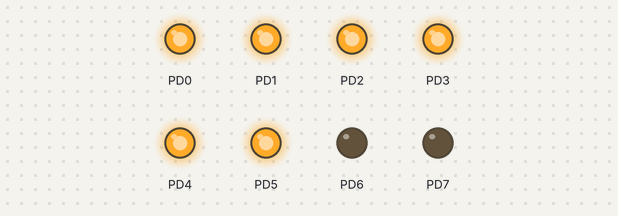
Simulated run of this program. Board: ATmega128, built with avr-gcc and emulated at 8 MHz. Parts: output pins drawn as LEDs (lit = HIGH).

Above: at 0.15 s.
At 0.75 s:
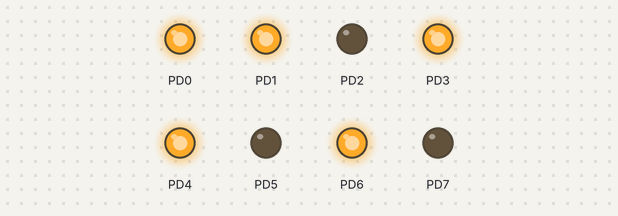
At 1.35 s:
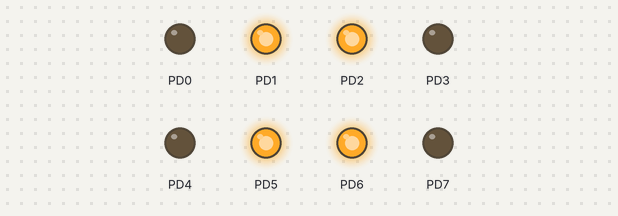
At 2.85 s:
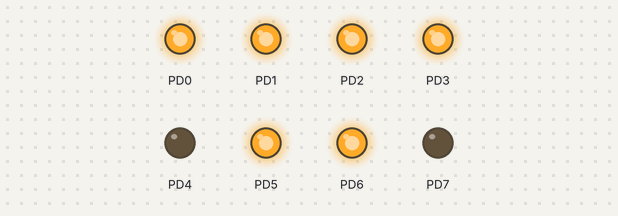
At 4.65 s:
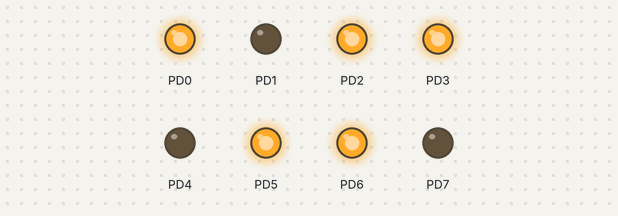
At 6.45 s:
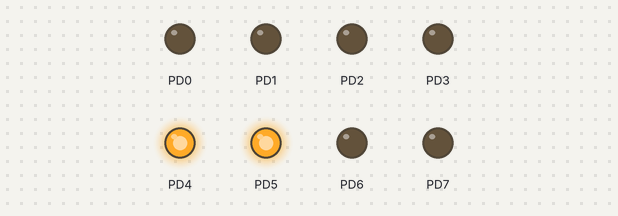
Timing chart, 0 to 6.9 s (numbered marks = the images above):
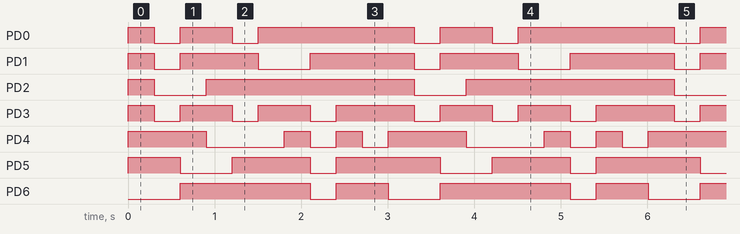

The program:

main.c
```c
/*
 * B4.c
 *
 * Created: 10-2-2021 15:07:24
 * Author : woute
 */

#include <avr/io.h>
#include <util/delay.h>

#define F_CPU 8e6

typedef struct {
	unsigned char data;
	unsigned int delay ;
} PATTERN_STRUCT;

PATTERN_STRUCT pattern[] = {
	{0x3F, 300}, {0x30, 300},
	{0x5B, 300}, {0x4F, 300},
	{0x66, 300}, {0x6D, 300},
	{0x7D, 300}, {0x07, 300},
	{0x7F, 300}, {0x6F, 300},
	{0xFF, 0}
};

void wait( int ms ) {
	for (int i=0; i<ms; i++) {
		_delay_ms( 1 );
	}
}

int main( void ) {
	DDRD = 0b11111111;

	while (1) {
		int index = 0;
		while( pattern[index].delay != 0 ) {
			PORTD = pattern[index].data;
			wait(pattern[index].delay);
			index++;
		}
	}
	return 1;
}
```

Measured:
- by itself, PD0: repeats every 3.0 s: LOW 0.30 s, HIGH 0.60 s, LOW 0.30 s, HIGH 1.8 s
- by itself, PD1: repeats every 3.0 s: LOW 0.30 s, HIGH 0.90 s, LOW 0.60 s, HIGH 1.2 s
- by itself, PD2: repeats every 3.0 s: LOW 0.60 s, HIGH 2.4 s
- by itself, PD3: repeats every 3.0 s: 2 × (LOW 0.30 s, HIGH 0.60 s), LOW 0.30 s, HIGH 0.90 s
- by itself, PD4: repeats every 3.0 s: LOW 0.90 s, 2 × (HIGH 0.30 s, LOW 0.30 s), HIGH 0.90 s
- by itself, PD5: repeats every 3.0 s: LOW 0.60 s, HIGH 0.90 s, LOW 0.30 s, HIGH 1.2 s
- by itself, PD6: repeats every 3.0 s: LOW 0.30 s, HIGH 0.60 s, LOW 0.60 s, HIGH 1.5 s
